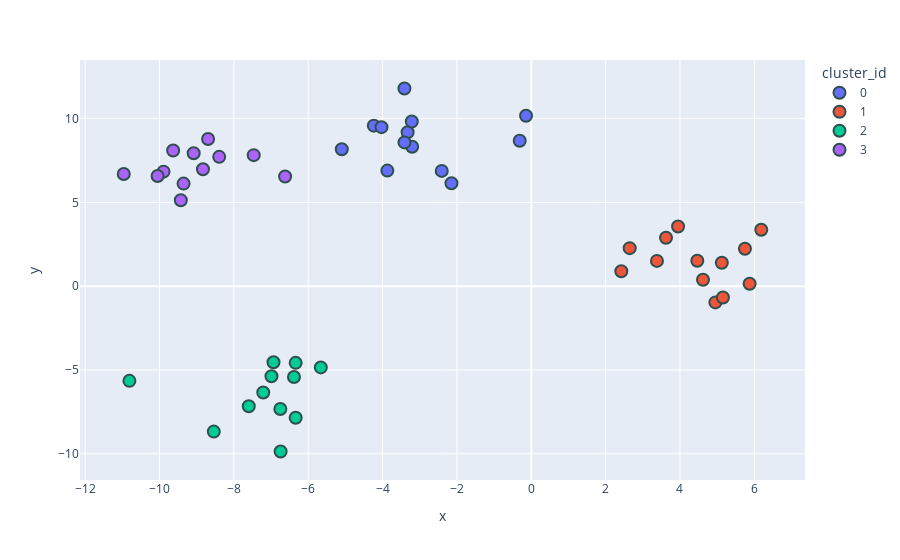

Write notebook code for a chart like this one.
### Code cell
fig = px.scatter(clustered, x='x', y='y', color='cluster_id')
fig.update_traces(marker=dict(size=12, line=dict(width=2, color='DarkSlateGrey')), selector=dict(mode='markers'))

### Figure 1 — Plotly figure (JSON) as saved in the notebook; plotly's stock layout.template omitted (floating-point values rounded to 4 significant figures)
{"data": [{"hovertemplate": "cluster_id=0<br>x=%{x}<br>y=%{y}<extra></extra>", "legendgroup": "0", "marker": {"color": "#636efa", "line": {"color": "DarkSlateGrey", "width": 2}, "size": 12, "symbol": "circle"}, "mode": "markers", "name": "0", "orientation": "v", "showlegend": true, "type": "scatter", "x": [-3.412, -3.871, -0.3107, -3.326, -2.408, -5.097, -4.236, -2.146, -4.028, -0.1404, -3.204, -3.213, -3.41], "xaxis": "x", "y": [11.79, 6.896, 8.676, 9.181, 6.877, 8.171, 9.578, 6.144, 9.486, 10.17, 8.316, 9.828, 8.577], "yaxis": "y"}, {"hovertemplate": "cluster_id=1<br>x=%{x}<br>y=%{y}<extra></extra>", "legendgroup": "1", "marker": {"color": "#EF553B", "line": {"color": "DarkSlateGrey", "width": 2}, "size": 12, "symbol": "circle"}, "mode": "markers", "name": "1", "orientation": "v", "showlegend": true, "type": "scatter", "x": [4.953, 2.422, 4.62, 6.186, 5.748, 5.155, 5.874, 3.381, 3.949, 4.466, 5.126, 2.648, 3.624], "xaxis": "x", "y": [-0.9663, 0.8934, 0.3866, 3.37, 2.23, -0.6714, 0.1419, 1.509, 3.559, 1.522, 1.396, 2.268, 2.891], "yaxis": "y"}, {"hovertemplate": "cluster_id=2<br>x=%{x}<br>y=%{y}<extra></extra>", "legendgroup": "2", "marker": {"color": "#00cc96", "line": {"color": "DarkSlateGrey", "width": 2}, "size": 12, "symbol": "circle"}, "mode": "markers", "name": "2", "orientation": "v", "showlegend": true, "type": "scatter", "x": [-10.81, -8.539, -6.933, -6.749, -6.988, -6.383, -7.209, -5.661, -6.338, -7.598, -6.742, -6.337], "xaxis": "x", "y": [-5.647, -8.674, -4.533, -7.329, -5.375, -5.417, -6.344, -4.846, -4.573, -7.159, -9.861, -7.848], "yaxis": "y"}, {"hovertemplate": "cluster_id=3<br>x=%{x}<br>y=%{y}<extra></extra>", "legendgroup": "3", "marker": {"color": "#ab63fa", "line": {"color": "DarkSlateGrey", "width": 2}, "size": 12, "symbol": "circle"}, "mode": "markers", "name": "3", "orientation": "v", "showlegend": true, "type": "scatter", "x": [-9.891, -9.352, -9.633, -8.394, -8.831, -10.05, -9.08, -8.693, -10.96, -9.426, -6.621, -7.465], "xaxis": "x", "y": [6.832, 6.12, 8.093, 7.715, 6.972, 6.571, 7.93, 8.776, 6.693, 5.128, 6.546, 7.817], "yaxis": "y"}], "layout": {"autosize": true, "legend": {"title": {"text": "cluster_id"}, "tracegroupgap": 0}, "margin": {"t": 60}, "xaxis": {"anchor": "y", "autorange": true, "domain": [0, 1], "range": [-12.09, 7.312], "title": {"text": "x"}, "type": "linear"}, "yaxis": {"anchor": "x", "autorange": true, "domain": [0, 1], "range": [-12.05, 13.98], "title": {"text": "y"}, "type": "linear"}}}
